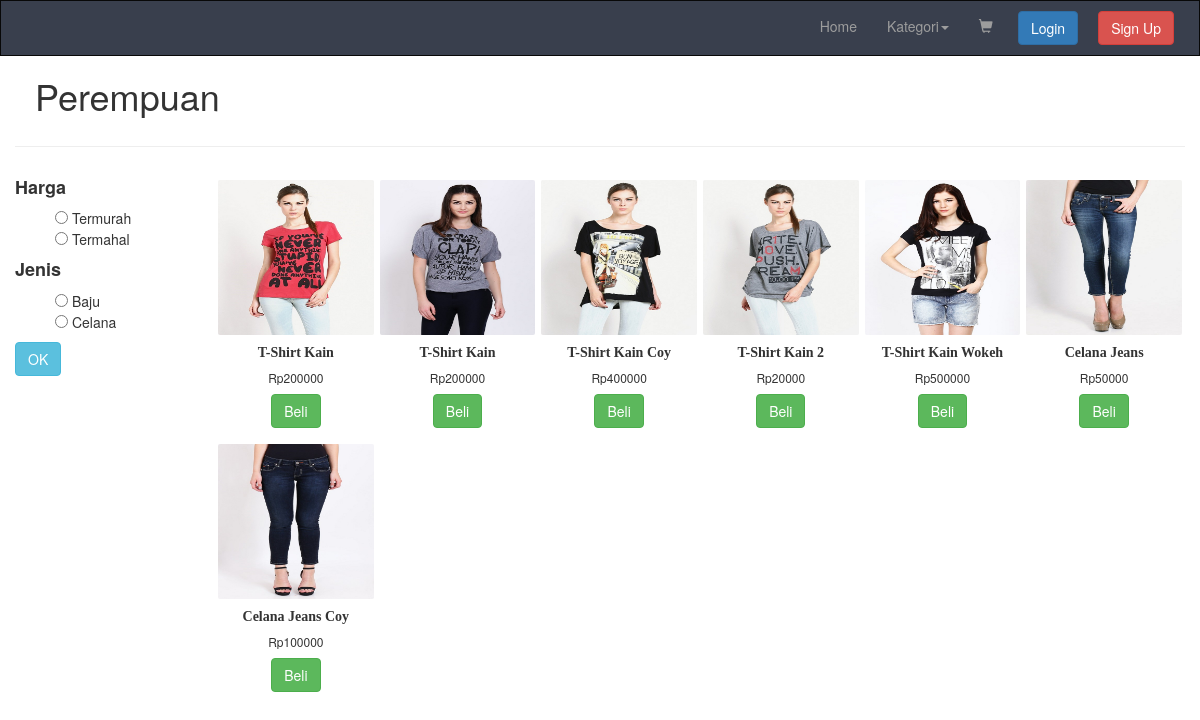
Screenshot of /cat.php?kat=Perempuan with the database file from the repository.
### tables this page shows
CREATE TABLE `tb_olshopp` (
  `id` int(100) NOT NULL,
  `nama_brg` text NOT NULL,
  `detail_brg` text NOT NULL,
  `spek_brg` text NOT NULL,
  `harga_brg` int(20) NOT NULL,
  `gbr_brg` varchar(100) NOT NULL,
  `jenis_brg` varchar(20) NOT NULL,
  `jk` varchar(20) NOT NULL,
  `diskon` int(3) DEFAULT NULL
);

### cat.php (the view, shortened to what this page needs)
<?php
$username = '';
require "js/dibutuhkan.php";
require_once "connect.php";
$cat = $_GET['kat'];
$sql = "SELECT * FROM tb_olshopp WHERE jk='$cat'";
$result = mysqli_query($connect, $sql);
?>
<!DOCTYPE html>
<html lang="en">
<head>
    <?php echo ndas(); ?>
</head>
<body>
<?php echo navbarCoy($username); ?>
<div class="col-xs-12">
    <h1 class="h1" style="padding-left: 20px"><?php echo $cat; ?></h1>
</div>
<div class="col-xs-12">
    <hr>
</div>
<?php echo sidebarCoy(); ?>
<div class="col-xs-12 col-sm-10">
    <?php
    if ($result) {
        if (mysqli_num_rows($result)) {
            while ($row = mysqli_fetch_assoc($result)) {
                ?>
                <div class="col-xs-12 col-sm-2 brg">
                    <a href="detail.php?id=<?php echo $row['id']; ?>"><img src="img/<?php echo $row['gbr_brg']; ?>"
                                                                           class="img-responsive barg"></a>
                    <h5 style="text-align: center; font-family: Calibri; font-weight: bold"><a
                            href="detail.php?id=<?php echo $row['id']; ?>"
                            class="judul"><?php echo $row['nama_brg']; ?></a></h5>
                    <h6 style="text-align: center">Rp<?php echo $row['harga_brg'] ?></h6>
                    <button class="btn btn-success beli"
                            onclick="location.href='detail.php?id=<?php echo $row['id']; ?>'">Beli
                    </button>
                </div>
            <?php }
        }
    }
    ?>
</div>
</body>
</html>

### css/style.css (style rules this page uses)
.brg { padding: 3px; margin-top: 10px; }
.beli { margin: 0 auto; }
.barg { margin: 0 auto; }
.img-responsive { border-radius: 2px; }
.judul { color: inherit; }

### rows the page displays
tb_olshopp: gbr_brg (picture), nama_brg "T-Shirt Kain", harga_brg "200000"
tb_olshopp: gbr_brg (picture), nama_brg "T-Shirt Kain", harga_brg "200000"
tb_olshopp: gbr_brg (picture), nama_brg "T-Shirt Kain Coy", harga_brg "400000"
tb_olshopp: gbr_brg (picture), nama_brg "T-Shirt Kain 2", harga_brg "20000"
tb_olshopp: gbr_brg (picture), nama_brg "T-Shirt Kain Wokeh", harga_brg "500000"
tb_olshopp: gbr_brg (picture), nama_brg "Celana Jeans", harga_brg "50000"
tb_olshopp: gbr_brg (picture), nama_brg "Celana Jeans Coy", harga_brg "100000"

### other values shown
$cat "Perempuan"
